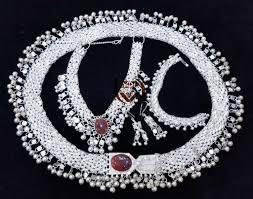
#> input picture nft_models/05.jpg, 253 x 199 px; its folder holds 4 pictures in this run
$ python add_seal_and_generate_preview.py
#> lines starting #> are read from the running program, lines starting #| are printed output that depends on the picture
#!/usr/bin/env python3
import os
from PIL import Image, ImageDraw, ImageFont
from datetime import datetime
import webbrowser

# مجلد الصور المصدر
INPUT_DIR = "nft_models"
# اسم ملف المعاينة النهائي
OUTPUT_HTML = "nft_models_preview.html"
# خط للكتابة على الصور (يمكن تغييره لمسار خط متوفر في النظام)
FONT_PATH = "/usr/share/fonts/truetype/dejavu/DejaVuSans-Bold.ttf"
FONT_SIZE = 20

def seal_image(image_path, unique_code):
#> called with image_path = 'nft_models/05.jpg', unique_code = 1
    try:
        image = Image.open(image_path)
#> image is the input picture: PIL image 253x199 RGB; mean R, G, B 78.8, 78.5, 86.3
        if image.mode == "RGBA":
            image = image.convert("RGB")
        draw = ImageDraw.Draw(image)
        font = ImageFont.truetype(FONT_PATH, FONT_SIZE)
        text = f"#{unique_code}"
        width, height = image.size
#> width = 253; height = 199
        draw.text((10, height - FONT_SIZE - 10), text, font=font, fill=(255, 0, 0))
        sealed_path = os.path.join("output_sealed", os.path.basename(image_path))
        os.makedirs("output_sealed", exist_ok=True)
        image.save(sealed_path)
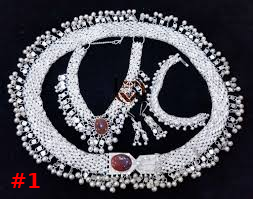
#> saved as 05.jpg: PIL image 253x199 RGB; mean R, G, B 79.6, 78.5, 86.2
        return sealed_path
    except Exception as e:
        print(f"[!] خطأ بمعالجة {os.path.basename(image_path)}: {e}")
        return None

def main():
    images = sorted([f for f in os.listdir(INPUT_DIR) if f.lower().endswith(('.png', '.jpg', '.jpeg'))])
    os.makedirs("output_sealed", exist_ok=True)

    html_content = """
    <!DOCTYPE html>
    <html lang="ar" dir="rtl">
    <head>
        <meta charset="UTF-8">
        <title>🔸 معاينة نماذج NFT المختومة 🔸</title>
        <style>
            body { font-family: Arial, sans-serif; background: #f0f0f0; text-align:center; }
            h1 { color: #333; }
            .gallery { display: flex; flex-wrap: wrap; justify-content: center; gap: 20px; }
            .gallery-item { background: #fff; padding: 10px; border-radius: 8px; box-shadow: 0 0 5px #ccc; }
            .gallery-item img { max-width: 200px; border-radius: 5px; }
        </style>
    </head>
    <body>
        <h1>🔸 معاينة نماذج NFT المختومة 🔸</h1>
        <div class="gallery">
    """

    for idx, img_file in enumerate(images, 1):
        sealed_path = seal_image(os.path.join(INPUT_DIR, img_file), idx)
        if sealed_path:
            html_content += f"""
            <div class="gallery-item">
                <img src="{sealed_path}" alt="NFT {idx}">
                <p>#{idx}</p>
            </div>
            """
#> pass 2 of the loop in main, `for idx, img_file in enumerate(images, 1):`:
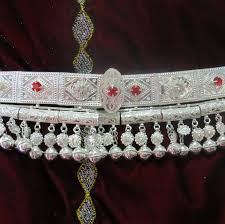
#> input picture nft_models/06.jpg, 225 x 224 px
#> in seal_image, image is the input picture: PIL image 225x224 RGB; mean R, G, B 78.6, 67.4, 65.7
#> in seal_image (call 2), `image.save(sealed_path)`:
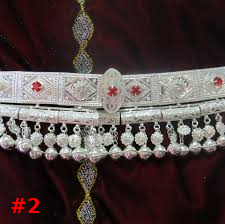
#> saved as 06.jpg: PIL image 225x224 RGB; mean R, G, B 79.4, 67.4, 65.6

    html_content += """
        </div>
    </body>
    </html>
    """

    with open(OUTPUT_HTML, "w", encoding="utf-8") as f:
        f.write(html_content)

    print(f"[✔] تم إنشاء الصفحة: {OUTPUT_HTML}  (عدد الصور: {len(images)})")

    # فتح الصفحة تلقائيًا
    os.system(f"termux-open {OUTPUT_HTML}")

if __name__ == "__main__":
    main()
